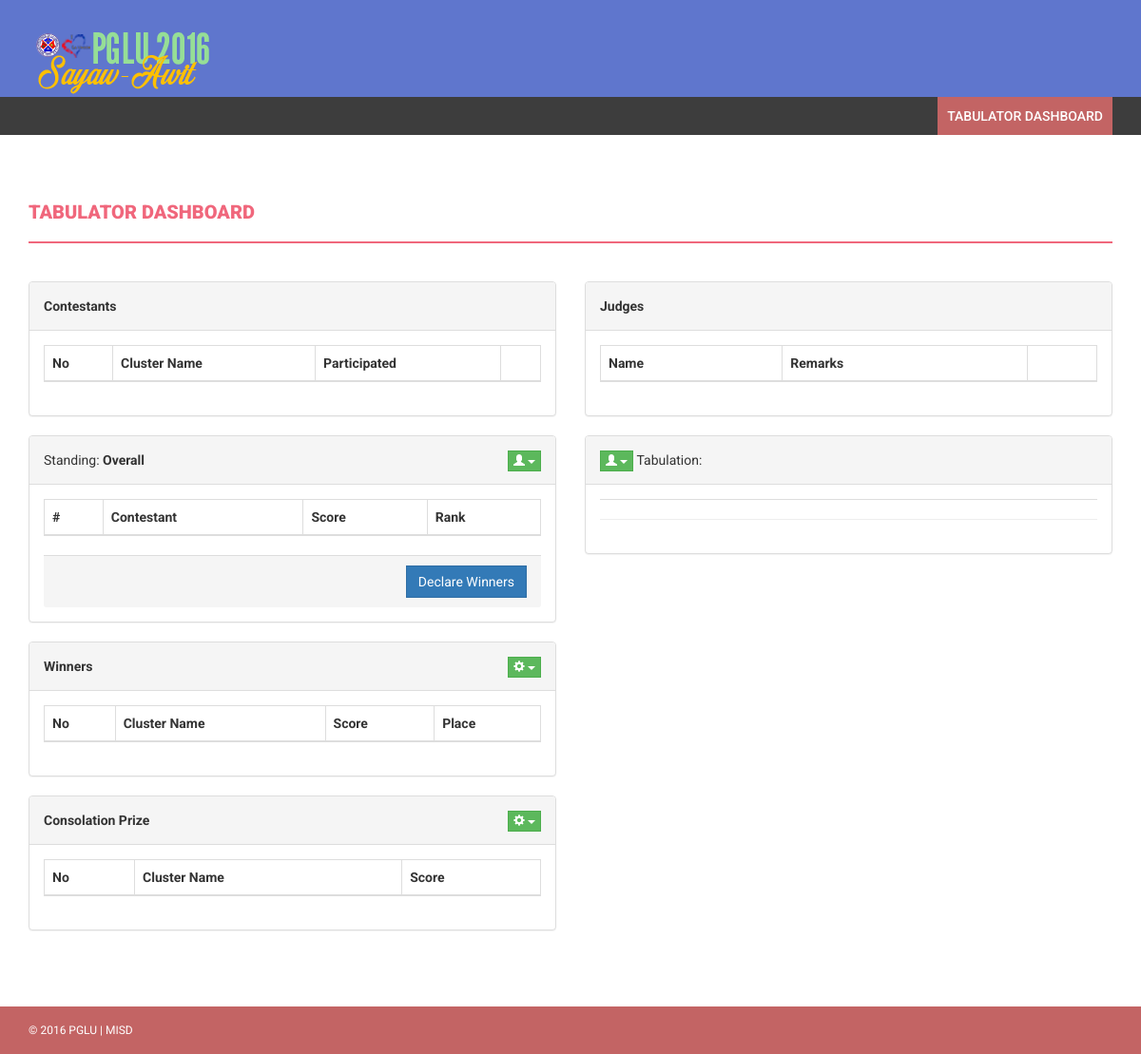
Page /tabulator/index.php on the earlier database version.
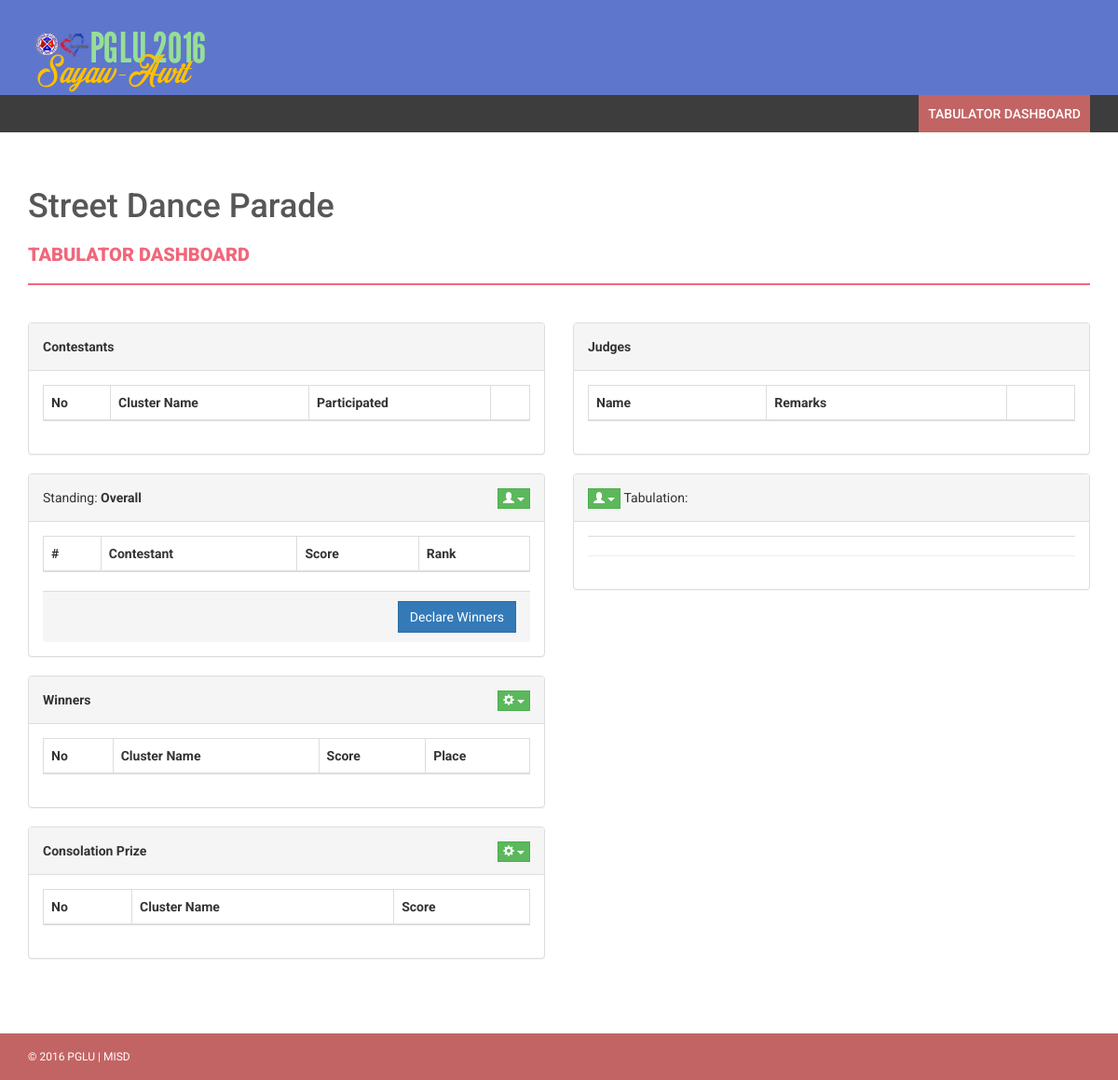
Same page on the later database version.
### tables this page shows
CREATE TABLE `preferences` (
  `id` int(10) NOT NULL,
  `title` varchar(100) NOT NULL,
  `on_going_contestant` int(10) NOT NULL,
  `minimum_score` int(10) NOT NULL,
  `maximum_score` int(10) NOT NULL,
  `signup_token` int(10) NOT NULL,
  `admin_token` varchar(50) DEFAULT NULL
);

### db.php (called while the page is built, shortened)
<?php
class pdo_db {
	var $db;
	function __construct($table = "") {
		$server = "localhost";
		$db_name = "tabulation";
		$dsn = "mysql:host=$server;dbname=$db_name;charset=utf8";
		$username = "root";
		$password = "root";
		$this->db = new PDO($dsn, $username, $password, array(PDO::ATTR_EMULATE_PREPARES => false, PDO::ATTR_ERRMODE => PDO::ERRMODE_EXCEPTION));
	}
	function getData($sql) {
		$stmt = $this->db->query($sql);
		$results = $stmt->fetchAll(PDO::FETCH_ASSOC);
		return $results;
	}
}
?>

### tabulator/index.php (the view, shortened to what the changed rows need)
<?php
require_once '../db.php';
$con = new pdo_db();
$preferences = ($con->getData("SELECT * FROM preferences WHERE id = 1"))[0];
?>
<!DOCTYPE html>
<html xmlns="http://www.w3.org/1999/xhtml">
<head>
    <link href="../assets/css/bootstrap.css" rel="stylesheet" />
    <link href="../assets/css/font-awesome.css" rel="stylesheet" />
    <link href="../assets/css/style.css" rel="stylesheet" />
</head>
<body ng-app="dashboard" ng-controller="dashboardCtrl">
    <div class="content-wrapper">
        <div class="container">
            <div class="row">
                <div class="col-md-12">
                    <h1 style="color: #575757;"><?php echo $preferences['title']; ?></h1>
				</div>
			</div>
            <div class="row">
                <div class="col-md-12">
                </div>
            </div>
            <div class="row">
                <div class="col-md-6">
					<div class="panel panel-default">
						<div class="panel-body">
							<table class="table table-striped table-bordered table-hover">
								<thead>
									<tr><th>No</th><th>Cluster Name</th><th>Participated</th><th>&nbsp;</th></tr>
								</thead>
							</table>
						</div>
					</div>
					<div class="panel panel-default">
						<div class="panel-body">
						<div class="table-responsive">
							<table class="table table-striped table-bordered table-hover">
								<thead>
									<tr><th>#</th><th>Contestant</th><th>Score</th><th>Rank</th></tr>
								</thead>
							</table>
						</div>
						</div>
					</div>
					<div class="panel panel-default">
						<div class="panel-body">
							<table class="table table-striped table-bordered table-hover">
								<thead>
									<tr><th>No</th><th>Cluster Name</th><th>Score</th><th>Place</th></tr>
								</thead>
							</table>
						</div>
					</div>
					<div class="panel panel-default">
						<div class="panel-body">
							<table class="table table-striped table-bordered table-hover">
								<thead>
									<tr><th>No</th><th>Cluster Name</th><th>Score</th></tr>
								</thead>
							</table>
						</div>
					</div>
                </div>
                <div class="col-md-6">
					<div class="panel panel-default">
						<div class="panel-body">
							<table class="table table-striped table-bordered table-hover">
								<thead>
									<tr><th>Name</th><th>Remarks</th><th>&nbsp;</th></tr>
								</thead>
							</table>
						</div>
					</div>
                </div>
            </div>
        </div>
    </div>
</body>
</html>

Differences in the rows shown:
added preferences: title "Street Dance Parade"
